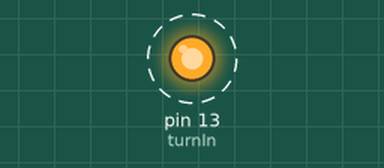
The sketch below on a simulated Arduino Uno, built with avr-gcc and run on an emulated ATmega328P. On the bench: output pins drawn as LEDs (lit = HIGH). Dashed ring = blinking.

Above: at 0.5 s.
Timing chart, 0 to 4.6 s (numbered marks = the images above):
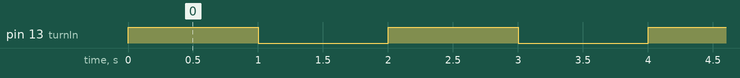

The sketch:

sketch_thinkLed.ino
```cpp
#include "thinkLed.h"

int pulse = 1;

void setup() {

  initTeensy();

}

void loop() {

  turnOn( pulse );

}
```

thinkLed.cpp
```cpp
//#include "arduino.h"
#include "thinkLed.h"

void initTeensy(){
  pinMode(turnIn, OUTPUT);
}

void turnOn(int pulse){
  if(pulse == HIGH){
    digitalWrite(turnIn, HIGH);
    delay(1000);
    digitalWrite(turnIn, LOW);
    delay(1000);
  }
}
```

thinkLed.h
```cpp
#include "arduino.h"

const int turnIn = 13;

void initTeensy();
void turnOn(int pulse);
```

Measured:
- by itself, pin 13 (turnIn): alternates HIGH for 1.0 s and LOW for 1.0 s
